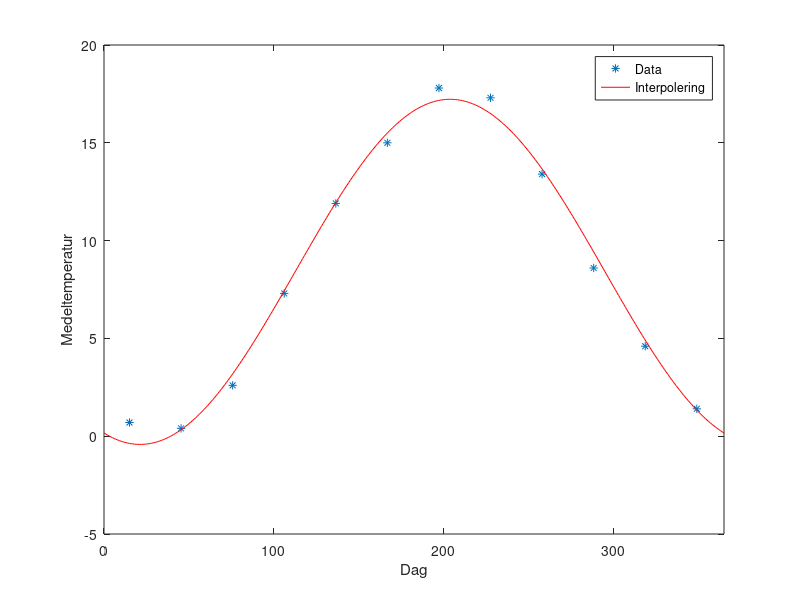

Write the MATLAB code that produced this figure.
function coef = getMeanTemp(display)
%coef = getMeanTemp(display)
%
%Calculates the least square interpolation of the average
%temperature for Gothenburg the last twenty years.
%T = a + b*cos(omega*t) + c*sin(omega*t)
%with omega so its 2*pi for t = the number of days in a year.


if(nargin == 0)
  display = 1;
end

%Temperature data for the months
T = [0.7, 0.4, 2.6, 7.3, 11.9, 15.0, 17.8, 17.3, 13.4, 8.6, 4.6,1.4]';

d = (365-31)*[0:11]/11+15; %Create 


%Generate the system of equations
A = [ones(12,1), cos(2*pi*d/365)', sin(2*pi*d/365)'];

coef = A\T; %Solve least squares

dnew = 0:365;

if(display == 1) %Display data
  figure(1)
  plot(d,T, '*')
  hold on
  plot(dnew, coef(1)+coef(2)*cos(2*pi*dnew/365)+coef(3)*sin(2*pi*dnew/365), ...
       'r')
  hold off

  xlabel('Dag')
  ylabel('Medeltemperatur')
  xlim([0, 365])
  legend('Data', 'Interpolering')
end